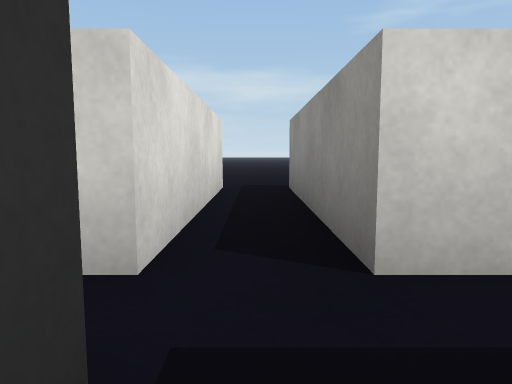
View 1 (above)

24 first-person views from a walk through a 3-D level made in the Unity game engine. The camera is 0.51 m above the floor, tilts 6° down and sees 70° across. The floor is counted in squares, 1 m on a side. Each view is taken from the middle of a square. On the plan, view 1 faces up. The plan holds only what a view shows up to about 9 squares ahead; the rest is blank. The place goes on beyond the plan. Surface patterns are stand-ins for the level's own textures.

View 2
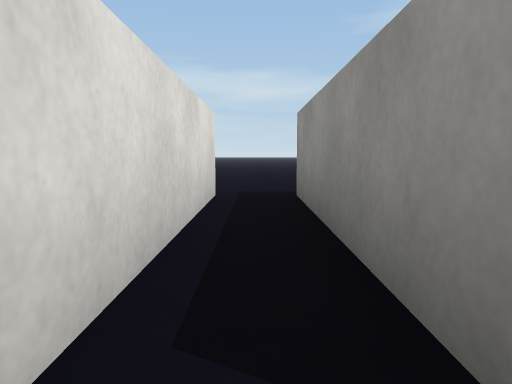

View 3
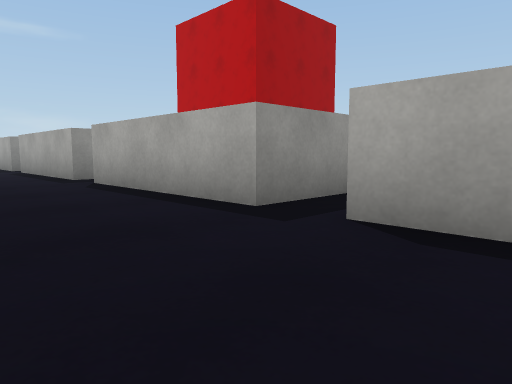

View 4
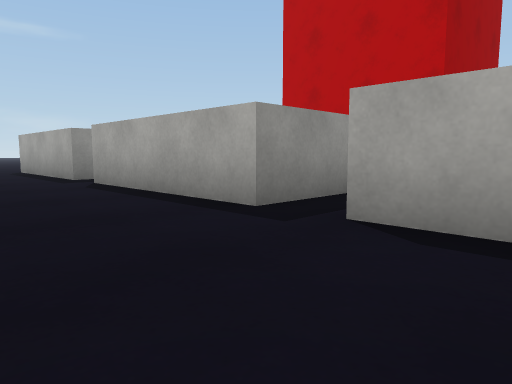

View 5
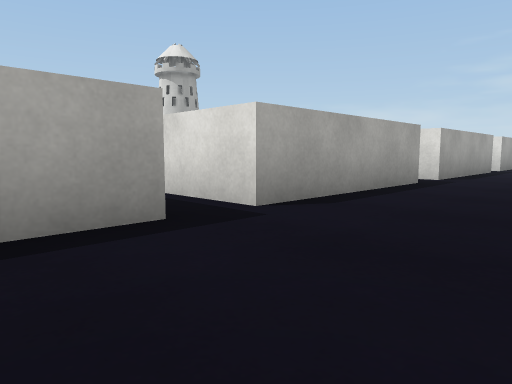

View 6
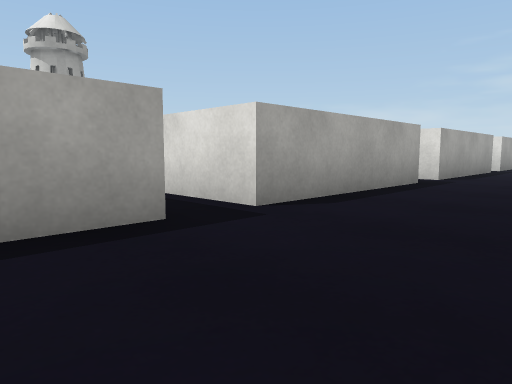

View 7
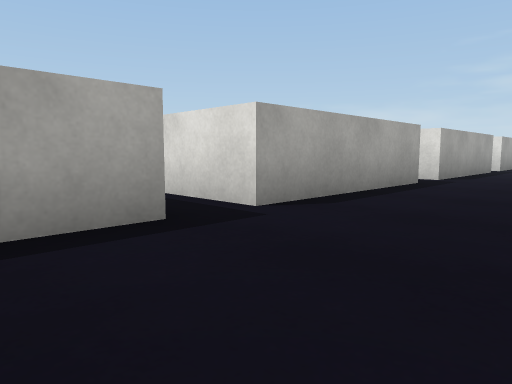

View 8
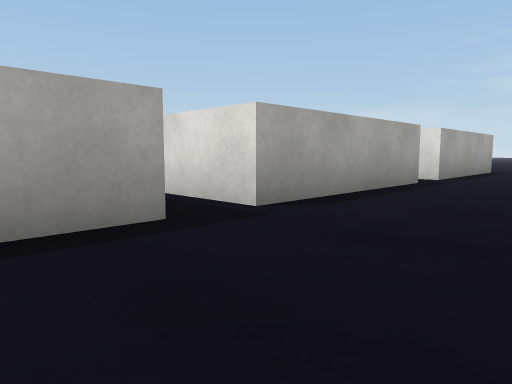

View 9
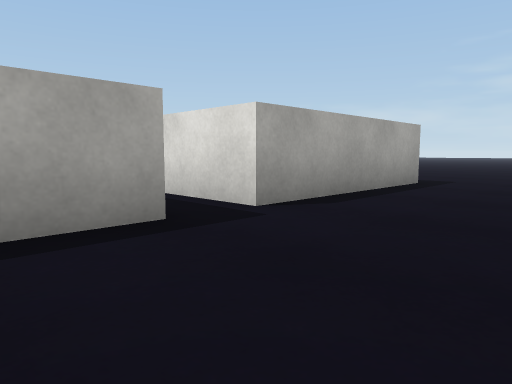

View 10
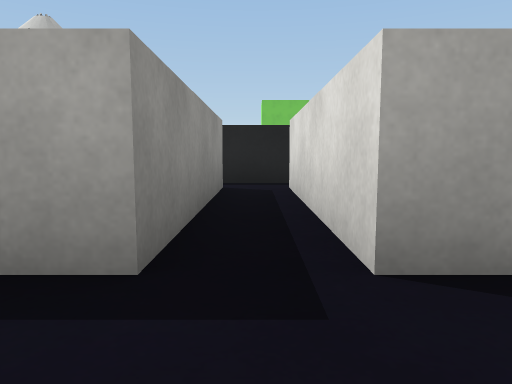

View 11
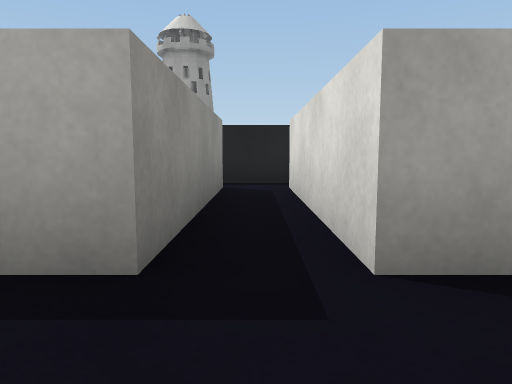

View 12
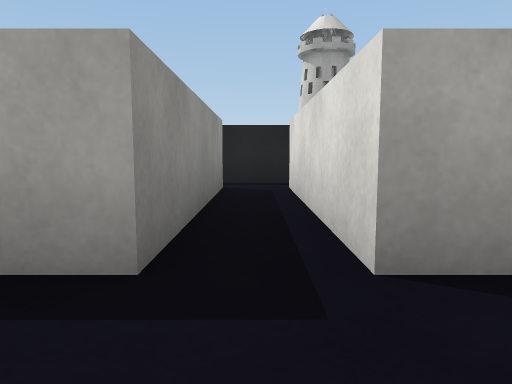

View 13
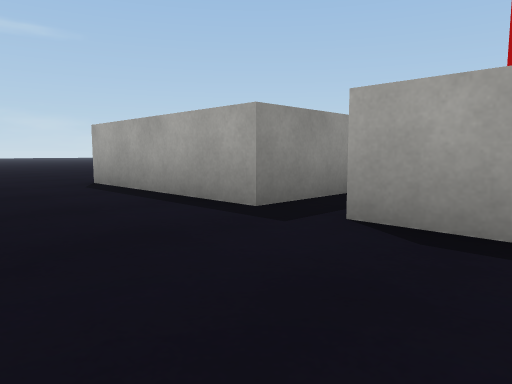

View 14
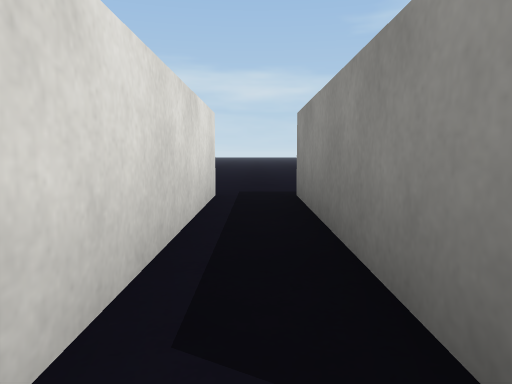

View 15
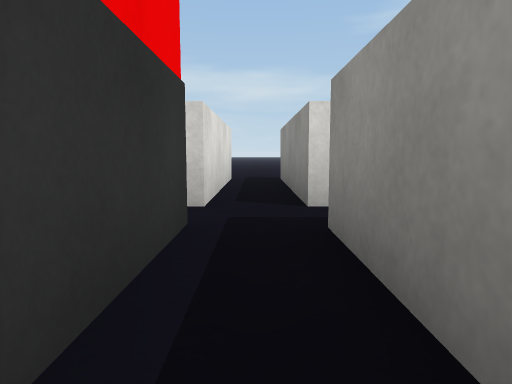

View 16
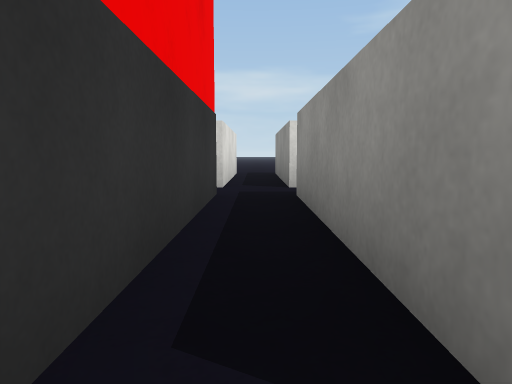

View 17
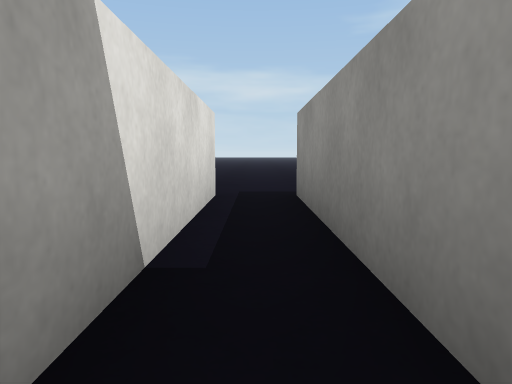

View 18
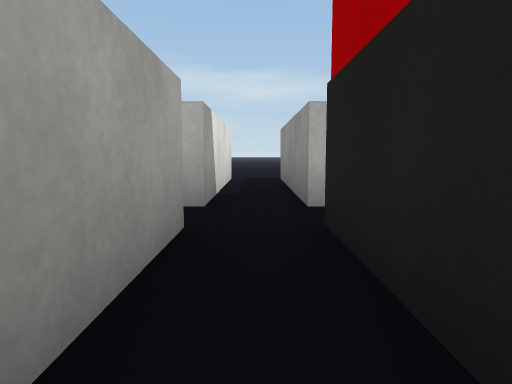

View 19
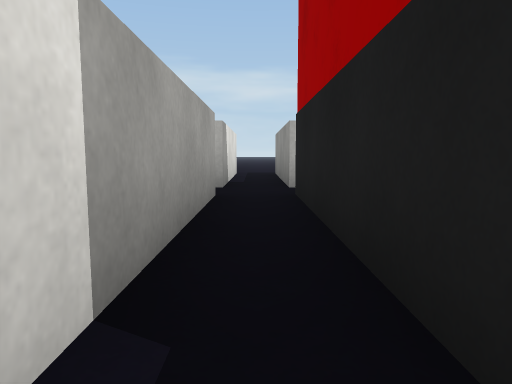

View 20
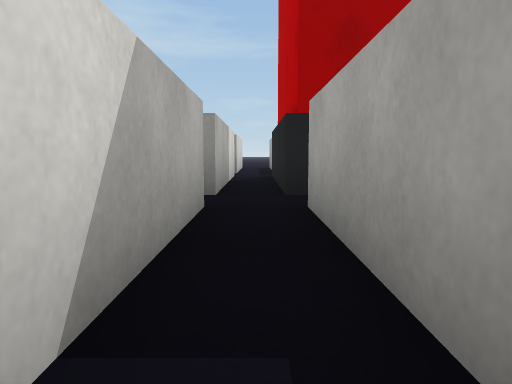

View 21
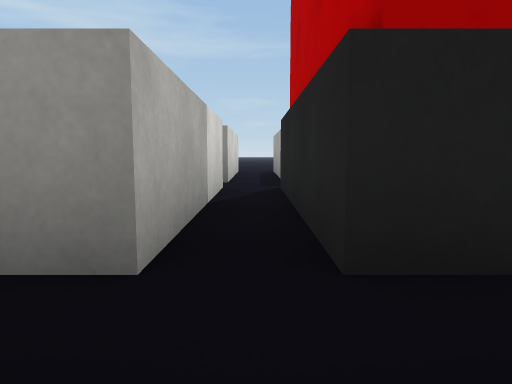

View 22
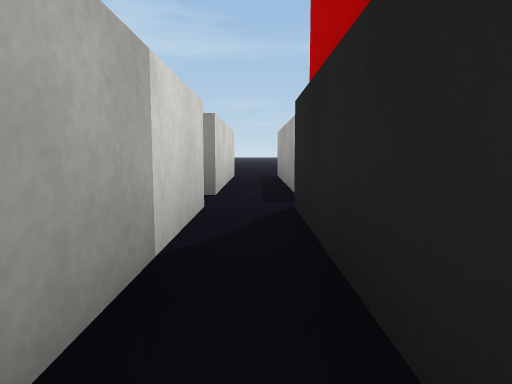

View 23
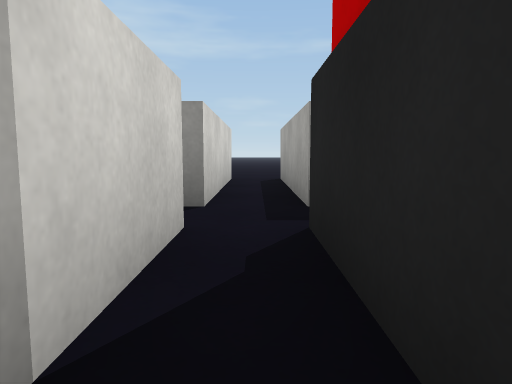

View 24
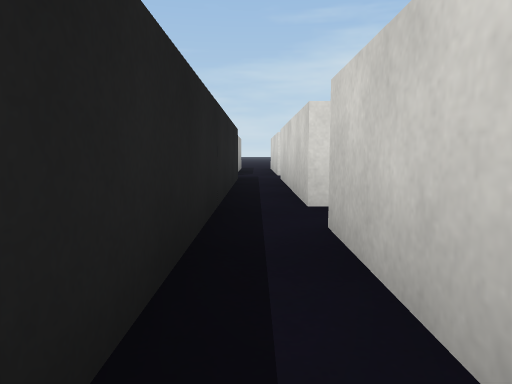

### Floor plan
Key: @ floor where view 1 was taken; # wall or solid block; . floor.
Columns run from 23 left of view 1 to 13 right of it. Each row starts with its distance up from view 1.
  8   .... .... .... ............. ....
  7 .....................................
  6 .....................................
  5 ###.####.####.####.####.####.####.###
  4   #.   #.#  #.#  #.#  #.#  #.#  #.#
  3   #    #.#  #.#  #.#  #.#  #.#  #.#
  2   # ####.####.#  #.#  #.####.####.###
  1   .......... .    .   ...............
  0     ###########  ###  #@ ###.####.###
 -1                            #.#  #.#
 -2                            #.#  #.#
 -3                            #.#  #.#
 -4                             .    .

Positions as (right, up) in squares from view 1, and headings:
1: (0, 0), facing up
2: (0, 1), facing up
3: (-2, 8), facing down-right
4: (3, 8), facing down-right
5: (2, 8), facing down-left
6: (-3, 8), facing down-left
7: (-8, 8), facing down-left
8: (-13, 8), facing down-left
9: (-18, 8), facing down-left
10: (-15, 7), facing down
11: (-10, 7), facing down
12: (-5, 7), facing down
13: (8, 8), facing down-right
14: (10, 1), facing up
15: (10, -2), facing up
16: (10, -4), facing up
17: (5, 1), facing up
18: (5, -2), facing up
19: (5, -4), facing up
20: (1, 1), facing right
21: (4, 1), facing right
22: (6, 1), facing right
23: (7, 1), facing right
24: (-12, 1), facing left
